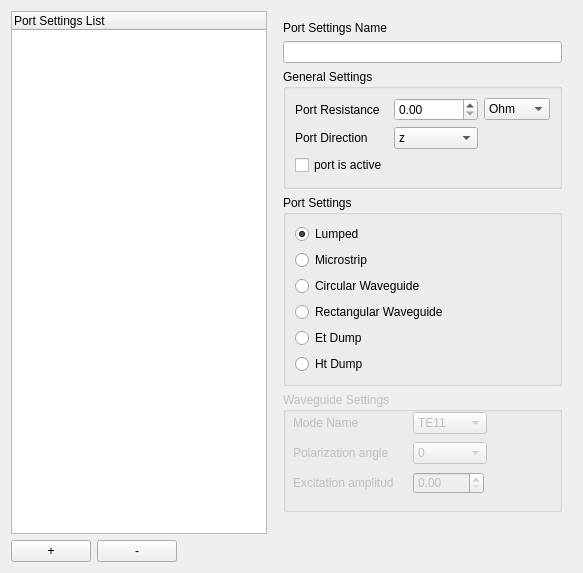
       <widget class="QWidget" name="portSettingsTab">
        <attribute name="title">
         <string>Port Settings</string>
        </attribute>
        <layout class="QHBoxLayout" name="horizontalLayout_21">
         <item>
          <layout class="QVBoxLayout" name="verticalLayout_18">
           <property name="leftMargin">
            <number>0</number>
           </property>
           <property name="topMargin">
            <number>0</number>
           </property>
           <property name="rightMargin">
            <number>0</number>
           </property>
           <property name="bottomMargin">
            <number>0</number>
           </property>
           <item>
            <widget class="QTreeWidget" name="portSettingsTreeView">
             <column>
              <property name="text">
               <string notr="true">Port Settings List</string>
              </property>
             </column>
            </widget>
           </item>
           <item>
            <layout class="QHBoxLayout" name="horizontalLayout_22">
             <property name="leftMargin">
              <number>0</number>
             </property>
             <property name="topMargin">
              <number>0</number>
             </property>
             <property name="rightMargin">
              <number>0</number>
             </property>
             <property name="bottomMargin">
              <number>0</number>
             </property>
             <item>
              <widget class="QPushButton" name="portSettingsAddButton">
               <property name="text">
                <string>+</string>
               </property>
              </widget>
             </item>
             <item>
              <widget class="QPushButton" name="portSettingsRemoveButton">
               <property name="text">
                <string>-</string>
               </property>
              </widget>
             </item>
             <item>
              <spacer name="horizontalSpacer_16">
               <property name="orientation">
                <enum>Qt::Horizontal</enum>
               </property>
               <property name="sizeHint" stdset="0">
                <size>
                 <width>40</width>
                 <height>20</height>
                </size>
               </property>
              </spacer>
             </item>
            </layout>
           </item>
          </layout>
         </item>
         <item>
          <layout class="QVBoxLayout" name="verticalLayout_19">
           <property name="leftMargin">
            <number>10</number>
           </property>
           <property name="topMargin">
            <number>10</number>
           </property>
           <property name="rightMargin">
            <number>10</number>
           </property>
           <property name="bottomMargin">
            <number>10</number>
           </property>
           <item>
            <widget class="QLabel" name="label_19">
             <property name="text">
              <string>Port Settings Name</string>
             </property>
            </widget>
           </item>
           <item>
            <widget class="QLineEdit" name="portSettingsNameInput"/>
           </item>
           <item>
            <widget class="QGroupBox" name="groupBox_7">
             <property name="sizePolicy">
              <sizepolicy hsizetype="Minimum" vsizetype="Minimum">
               <horstretch>0</horstretch>
               <verstretch>0</verstretch>
              </sizepolicy>
             </property>
             <property name="minimumSize">
              <size>
               <width>200</width>
               <height>120</height>
              </size>
             </property>
             <property name="title">
              <string>General Settings</string>
             </property>
             <layout class="QGridLayout" name="gridLayout_8">
              <item row="0" column="0">
               <widget class="QLabel" name="label_27">
                <property name="text">
                 <string>Port Resistance</string>
                </property>
               </widget>
              </item>
              <item row="0" column="1">
               <widget class="QDoubleSpinBox" name="portResistanceInput">
                <property name="maximum">
                 <double>10000000000.000000000000000</double>
                </property>
               </widget>
              </item>
              <item row="0" column="2">
               <widget class="QComboBox" name="portResistanceUnitsInput">
                <property name="currentText">
                 <string>Ohm</string>
                </property>
                <item>
                 <property name="text">
                  <string>Ohm</string>
                 </property>
                </item>
                <item>
                 <property name="text">
                  <string>uOhm</string>
                 </property>
                </item>
                <item>
                 <property name="text">
                  <string>mOhm</string>
                 </property>
                </item>
                <item>
                 <property name="text">
                  <string>kOhm</string>
                 </property>
                </item>
                <item>
                 <property name="text">
                  <string>MOhm</string>
                 </property>
                </item>
                <item>
                 <property name="text">
                  <string>GOhm</string>
                 </property>
                </item>
               </widget>
              </item>
              <item row="1" column="0">
               <widget class="QLabel" name="label_29">
                <property name="text">
                 <string>Port Direction</string>
                </property>
               </widget>
              </item>
              <item row="1" column="1">
               <widget class="QComboBox" name="portDirectionInput">
                <property name="currentText">
                 <string>z</string>
                </property>
                <item>
                 <property name="text">
                  <string>z</string>
                 </property>
                </item>
                <item>
                 <property name="text">
                  <string>x</string>
                 </property>
                </item>
                <item>
                 <property name="text">
                  <string>y</string>
                 </property>
                </item>
               </widget>
              </item>
              <item row="2" column="0">
               <widget class="QCheckBox" name="portActive">
                <property name="text">
                 <string>port is active</string>
                </property>
               </widget>
              </item>
             </layout>
            </widget>
           </item>
           <item>
            <widget class="QGroupBox" name="groupBox_4">
             <property name="title">
              <string>Port Settings</string>
             </property>
             <layout class="QGridLayout" name="gridLayout_4">
              <item row="4" column="0">
               <widget class="QRadioButton" name="etDumpPortRadioButton">
                <property name="text">
                 <string>Et Dump</string>
                </property>
               </widget>
              </item>
              <item row="0" column="0">
               <widget class="QRadioButton" name="lumpedPortRadioButton">
                <property name="text">
                 <string>Lumped</string>
                </property>
                <property name="checked">
                 <bool>true</bool>
                </property>
               </widget>
              </item>
              <item row="1" column="0">
               <widget class="QRadioButton" name="microstripPortRadioButton">
                <property name="text">
                 <string>Microstrip</string>
                </property>
               </widget>
              </item>
              <item row="3" column="0">
               <widget class="QRadioButton" name="rectangularWaveguidePortRadioButton">
                <property name="text">
                 <string>Rectangular Waveguide</string>
                </property>
               </widget>
              </item>
              <item row="2" column="0">
               <widget class="QRadioButton" name="circularWaveguidePortRadioButton">
                <property name="text">
                 <string>Circular Waveguide</string>
                </property>
               </widget>
              </item>
              <item row="5" column="0">
               <widget class="QRadioButton" name="htDumpPortRadioButton">
                <property name="sizePolicy">
                 <sizepolicy hsizetype="Minimum" vsizetype="Minimum">
                  <horstretch>0</horstretch>
                  <verstretch>0</verstretch>
                 </sizepolicy>
                </property>
                <property name="text">
                 <string>Ht Dump</string>
                </property>
               </widget>
              </item>
             </layout>
            </widget>
           </item>
           <item>
            <widget class="QGroupBox" name="waveguideSettingsGroup">
             <property name="enabled">
              <bool>false</bool>
             </property>
             <property name="sizePolicy">
              <sizepolicy hsizetype="Minimum" vsizetype="Minimum">
               <horstretch>0</horstretch>
               <verstretch>0</verstretch>
              </sizepolicy>
             </property>
             <property name="minimumSize">
              <size>
               <width>200</width>
               <height>120</height>
              </size>
             </property>
             <property name="title">
              <string>Waveguide Settings</string>
             </property>
             <widget class="QComboBox" name="portWaveguidePolarizationAngle">
              <property name="geometry">
               <rect>
                <x>130</x>
                <y>50</y>
                <width>74</width>
                <height>22</height>
               </rect>
              </property>
              <item>
               <property name="text">
                <string>0</string>
               </property>
              </item>
              <item>
               <property name="text">
                <string>pi/2</string>
               </property>
              </item>
             </widget>
             <widget class="QComboBox" name="portWaveguideModeName">
              <property name="geometry">
               <rect>
                <x>130</x>
                <y>20</y>
                <width>74</width>
                <height>22</height>
               </rect>
              </property>
              <item>
               <property name="text">
                <string>TE11</string>
               </property>
              </item>
              <item>
               <property name="text">
                <string>TM21</string>
               </property>
              </item>
             </widget>
             <widget class="QLabel" name="label_3">
              <property name="geometry">
               <rect>
                <x>10</x>
                <y>50</y>
                <width>101</width>
                <height>21</height>
               </rect>
              </property>
              <property name="text">
               <string>Polarization angle</string>
              </property>
             </widget>
             <widget class="QLabel" name="label_4">
              <property name="geometry">
               <rect>
                <x>10</x>
                <y>80</y>
                <width>101</width>
                <height>21</height>
               </rect>
              </property>
              <property name="text">
               <string>Excitation amplitude</string>
              </property>
             </widget>
             <widget class="QLabel" name="label_2">
              <property name="geometry">
               <rect>
                <x>10</x>
                <y>20</y>
                <width>101</width>
                <height>21</height>
               </rect>
              </property>
              <property name="text">
               <string>Mode Name</string>
              </property>
             </widget>
             <widget class="QDoubleSpinBox" name="portWaveguideExcitationAmplitude">
              <property name="geometry">
               <rect>
                <x>130</x>
                <y>80</y>
                <width>71</width>
                <height>22</height>
               </rect>
              </property>
             </widget>
            </widget>
           </item>
           <item>
            <spacer name="verticalSpacer_10">
             <property name="orientation">
              <enum>Qt::Vertical</enum>
             </property>
             <property name="sizeHint" stdset="0">
              <size>
               <width>20</width>
               <height>40</height>
              </size>
             </property>
            </spacer>
           </item>
          </layout>
         </item>
        </layout>
       </widget>
